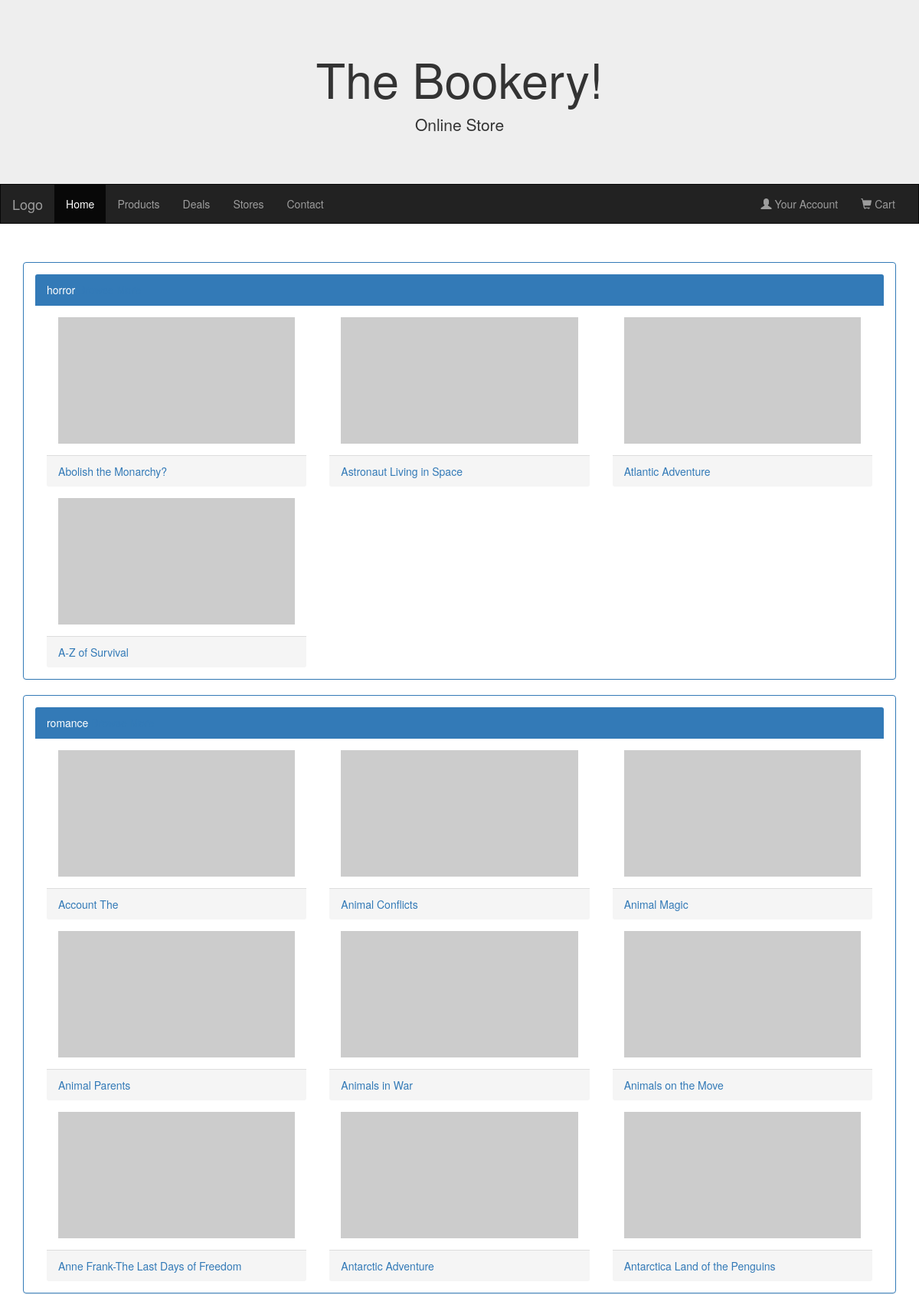
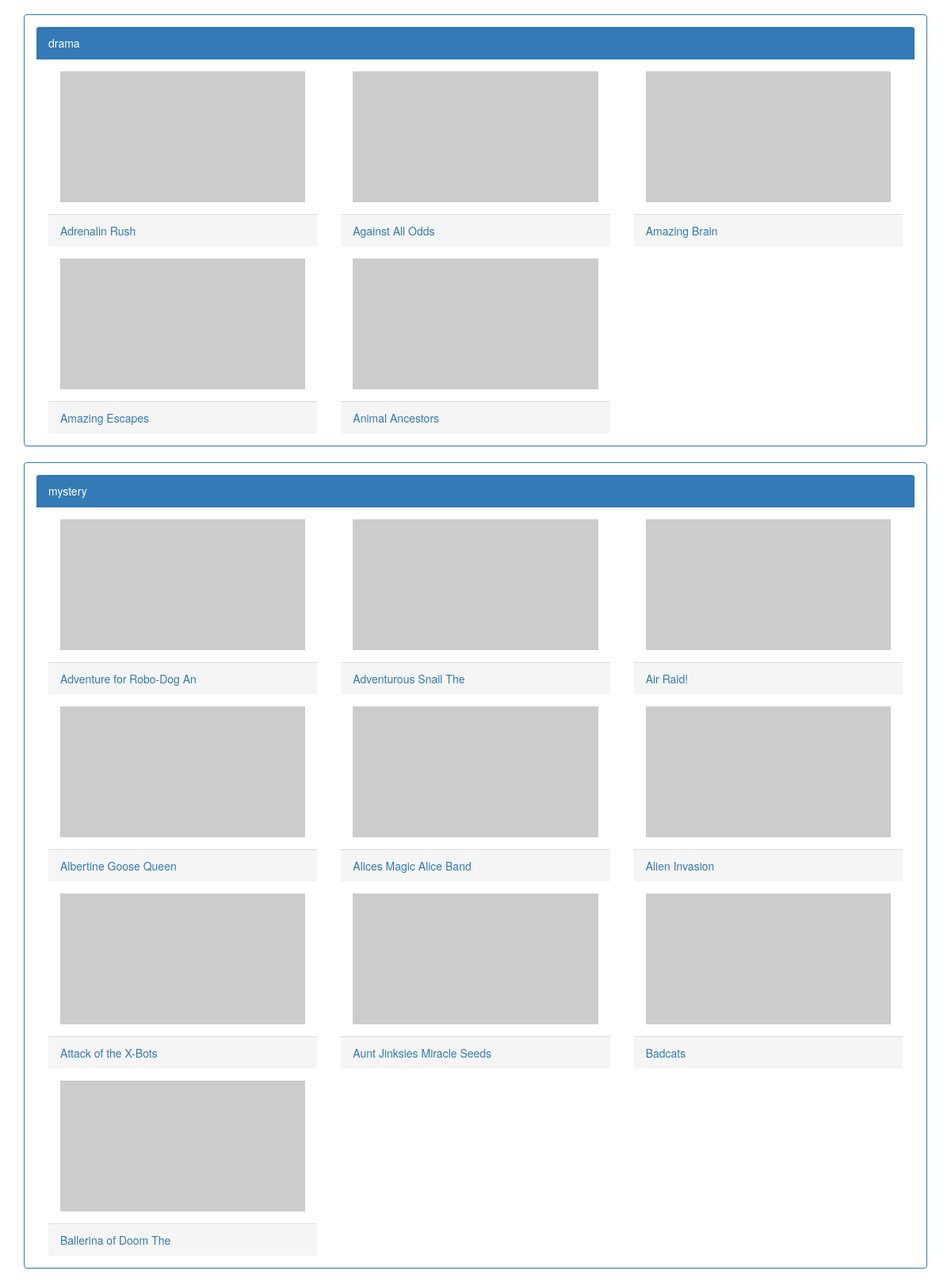
The page / (upper part) on the database its author committed (2 pictures, top to bottom).
### tables this page shows
CREATE TABLE Libooks (ID INTEGER PRIMARY KEY AUTO_INCREMENT,
					Title VARCHAR(150),
					Publisher VARCHAR(150),
					Band VARCHAR(50),
					Genre VARCHAR(100),
					CopiesHeld INTEGER,
					CopiesOut INTEGER);

### application/controllers/Welcome.php (called while the page is built, shortened)
<?php
class Welcome extends CI_Controller {
	public function index()
	{
        $res = $this->db->get('Libooks');
        $rs['books'] = $res->result_array();
        $categories = array();
		foreach($rs['books'] as $book)
		{
			$categories[$book['Genre']][] = $book;
		}
		$ans['books'] = $categories;
		$this->load->view('home_page', $ans);
	}
}

### index.php (called while the page is built, shortened)
<?php
require_once BASEPATH.'core/CodeIgniter.php';

### application/views/home_page.php (the view, shortened to what this page needs)
<!DOCTYPE html>
<html lang="en">
<head>
	<link rel="stylesheet" href="https://maxcdn.bootstrapcdn.com/bootstrap/3.3.7/css/bootstrap.min.css">
</head>
<body>
<div class="jumbotron">
	<div class="container text-center">
		<h1>The Bookery!</h1>
		<p>Online Store</p>
	</div>
</div>
<nav class="navbar navbar-inverse">
	<div class="container-fluid">
		<div class="navbar-header">
			<a class="navbar-brand" href="#">Logo</a>
		</div>
		<div class="collapse navbar-collapse" id="myNavbar">
			<ul class="nav navbar-nav">
				<li class="active"><a href="#">Home</a></li>
				<li><a href="#">Products</a></li>
				<li><a href="#">Deals</a></li>
				<li><a href="#">Stores</a></li>
				<li><a href="#">Contact</a></li>
			</ul>
			<ul class="nav navbar-nav navbar-right">
				<li><a href="#"><span class="glyphicon glyphicon-user"></span> Your Account</a></li>
				<li><a href="#"><span class="glyphicon glyphicon-shopping-cart"></span> Cart</a></li>
			</ul>
		</div>
	</div>
</nav>
<div class="container">
	<div class="row">
		<div class="col-sm-12 ">
			<?php foreach ($books as $key => $category): ?>
				<div class="panel panel-primary panel-body">
					<div class="panel-heading">
						<?php echo $key ?> <a
							href="<?php echo "http://localhost/AdvancedServerCW/index.php/Categories?category_id=" . $key ?>">Browse
							More</a>
					</div>
					<?php foreach ($category as $book): ?>
						<div class="col-sm-4">
							<div class="panel-body">
								<img src="https://placehold.it/150x80?text=IMAGE" class="img-responsive"
									 style="width:100%" alt="Image">
							</div>
							<div class="panel-footer">
								<a href="<?php echo "http://localhost/AdvancedServerCW/index.php/Product?book_id=" . $book['ID'] ?>"><?php echo $book['Title'] ?></a>
							</div>
						</div>
					<?php endforeach; ?>
				</div>
			<?php endforeach; ?>
		</div>
	</div>
</div>
<br>
<br><br>
</body>
</html>

### application/views/home_page.php (style rules this page uses)
.navbar { margin-bottom: 50px; border-radius: 0; }
.jumbotron { margin-bottom: 0; }

### rows shown on the page
libooks: Title "Abolish the Monarchy?"
libooks: Title "Astronaut Living in Space"
libooks: Title "Atlantic Adventure"
libooks: Title "A-Z of Survival"
libooks: Title "Account The"
libooks: Title "Animal Conflicts"
libooks: Title "Animal Magic"
libooks: Title "Animal Parents"
libooks: Title "Animals in War"
libooks: Title "Animals on the Move"
libooks: Title "Anne Frank-The Last Days of Freedom"
libooks: Title "Antarctic Adventure"
libooks: Title "Antarctica Land of the Penguins"
libooks: Title "Adrenalin Rush"
libooks: Title "Against All Odds"
libooks: Title "Amazing Brain"
libooks: Title "Amazing Escapes"
libooks: Title "Animal Ancestors"
libooks: Title "Adventure for Robo-Dog An"
libooks: Title "Adventurous Snail The"
libooks: Title "Air Raid!"
libooks: Title "Albertine Goose Queen"
libooks: Title "Alices Magic Alice Band"
libooks: Title "Alien Invasion"
libooks: Title "Attack of the X-Bots"
libooks: Title "Aunt Jinksies Miracle Seeds"
libooks: Title "Badcats"
libooks: Title "Ballerina of Doom The"

### other values the page prints
$key "horror"
$key "romance"
$key "drama"
$key "mystery"
